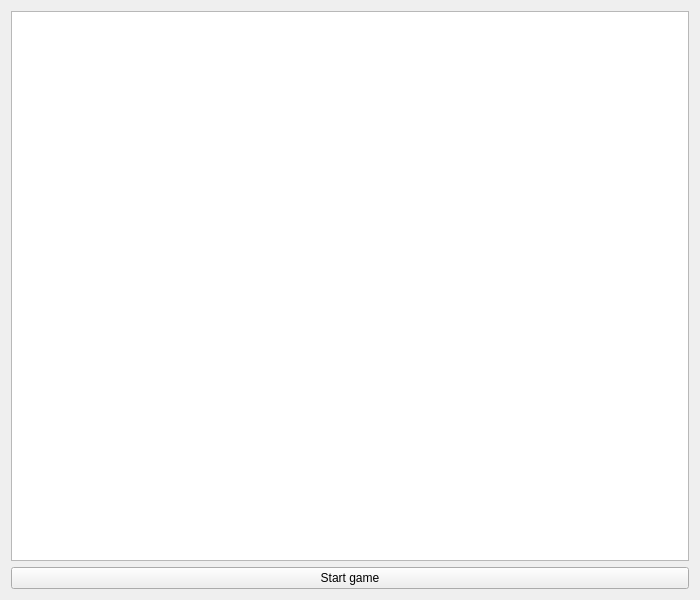
<?xml version="1.0" encoding="UTF-8"?>
<ui version="4.0">
 <class>Widget</class>
 <widget class="QWidget" name="Widget">
  <property name="geometry">
   <rect>
    <x>0</x>
    <y>0</y>
    <width>700</width>
    <height>600</height>
   </rect>
  </property>
  <property name="windowTitle">
   <string>Widget</string>
  </property>
  <layout class="QVBoxLayout" name="verticalLayout">
   <item>
    <widget class="QGraphicsView" name="graphicsView"/>
   </item>
   <item>
    <widget class="QPushButton" name="pushButton">
     <property name="text">
      <string>Start game</string>
     </property>
    </widget>
   </item>
  </layout>
 </widget>
 <resources/>
 <connections/>
</ui>
